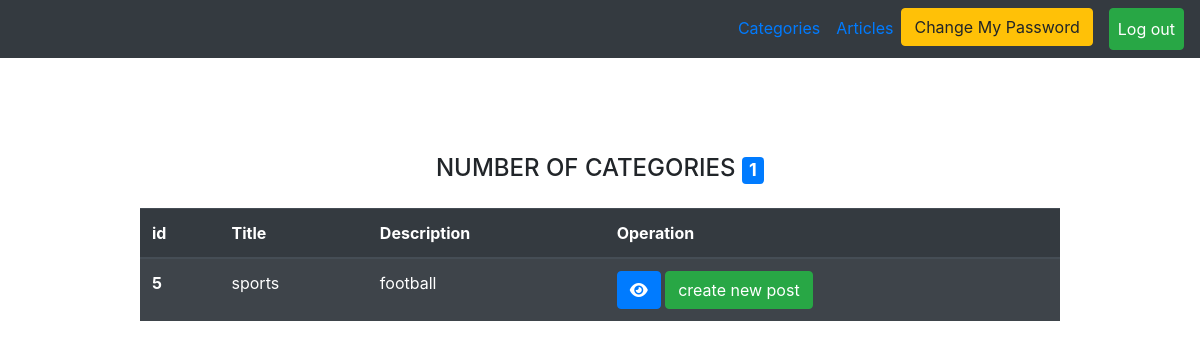
Screenshot of /index.php (signed in) with the database file from the repository.
### tables this page shows
CREATE TABLE `categories` (
  `category_id` int(11) NOT NULL,
  `title` varchar(255) NOT NULL,
  `description` varchar(255) NOT NULL,
  `status` enum('0','1') DEFAULT '1',
  `created_at` timestamp NULL DEFAULT NULL,
  `updated_at` timestamp NULL DEFAULT NULL
);

### index.php (the view, shortened to what this page needs)
<?php
include("users.php");
if (isset($_SESSION['userlogin'])) {
    $page = "All";
    if ($page == "All") {
        $statment = $connect->prepare("select * from categories");
        $statment->execute();
        $usercount = $statment->rowcount();
        $result = $statment->fetchall();
?>
        <div class="container mt-5 ">
            <div class="row">
                <div class="col-md-10 m-auto pt-5">
                    <div>
                        <h4 class="text-center mb-4">NUMBER OF CATEGORIES
                            <span class="badge badge-primary"><?php echo $usercount ?></span>
                        </h4>
                        <table class="table table-striped table-dark ">
                            <thead>
                                <tr>
                                    <th scope="col">id</th>
                                    <th scope="col">Title</th>
                                    <th scope="col">Description</th>
                                    <th scope="col">Operation</th>
                                </tr>
                            </thead>
                            <tbody>
                                <?php
                                foreach ($result as $item) {
                                ?>
                                    <tr>
                                        <th scope="row"><?php echo $item['category_id'] ?></th>
                                        <td><?php echo $item['title'] ?></td>
                                        <td><?php echo $item['description'] ?></td>
                                        <td>
                                            <a href="?page=show&category_id=<?php echo $item['category_id'] ?>" class="btn btn-primary"><i class="fa-solid fa-eye"></i></a>
                                            <a href="?page=create&category_id=<?php echo $item['category_id'] ?>" class=" btn btn-success">create new post</a>
                                        </td>
                                    </tr>
                                <?php
                                }
                                ?>
                            </tbody>
                        </table>
                    </div>
                </div>
            </div>
        </div>
    <?php
    } else if ($page == "show") {
        if (isset($_GET['category_id'])) {
            $category_id = $_GET['category_id'];
        }
        $statment = $connect->prepare("select * from categories where category_id =?");
        $statment->execute(array($category_id));
        $item = $statment->fetch();
    ?>
        <div class="container mt-5 pt-5">
            <div class="row">
                <div class="col-md-10 m-auto">
                    <table class="table table-striped table-dark">
                        <thead>
                            <tr>
                                <th scope="col">id</th>
                                <th scope="col">Title</th>
                                <th scope="col">Description</th>
                                <th scope="col">Created_at</th>
                                <th scope="col">Updated_at</th>
                                <th scope="col">Operation</th>
                            </tr>
                        </thead>
                        <tbody>
                            <tr>
                                <th scope="row"><?php echo $item['category_id'] ?></th>
                                <td><?php echo $item['title'] ?></td>
                                <td><?php echo $item['description'] ?></td>
                                <td><?php echo $item['created_at'] ?></td>
                                <td><?php echo $item['updated_at'] ?></td>
                                <td>
                                    <a href="index.php" class="btn btn-success"><i class="fa-solid fa-house"></i></a>
                            </tr>
                        </tbody>
                    </table>
                </div>
            </div>
        </div>
    <?php
    }  else if ($page == "create") {
        if (isset($_GET['category_id'])) {
            $category_id = $_GET['category_id'];
        }
    ?>
        <div class="container mt-5">
            <div class="row">
                <div class="col-md-10 m-auto">
                    <h4 class="text-center mt-4">CREATE ARTICLE PAGE</h4>
                    <form action="?page=savenew" method="post">
                        <label>TITLE</label>
                        <input type="text" name="title" class="form-control mb-4">
                        <label>CONTENT</label>
                        <input type="text" name="desc" class="form-control mb-4">
                        <input name="category_id" type="hidden" value="<?php echo $category_id ?>">
                        <input type="submit" class="form-control  btn btn-success" value="CREATE NEW POST">
                    </form>
                </div>
            </div>
        </div>
    <?php
    } else if ($page == "savenew") {
        if ($_SERVER['REQUEST_METHOD'] == "POST") {
            $title = $_POST['title'];
            $desc = $_POST['desc'];
            $cateid = $_POST['category_id'];
        }
        try {
            $statment = $connect->prepare("insert into posts
        (title,description,user_id,category_id,created_at)
        values
     (?,?,?,?,now())");
            $statment->execute(array( $title, $desc, $_SESSION['userlogin_id'],$cateid));
            $_SESSION['message'] = "created sucessfully";
            header("Location:posts.php");
        } catch (PDOException $e) {
            echo "<h4 class='text-center alert alert-danger'>Error IN VALUES</h4>";
            header("Refresh:3;url=posts.php?page=create&category_id=$cateid");
        }
    }
} else {
    $_SESSION['message'] = "Please Login First";
    header("Location:login.php");
}
?>

### rows the page displays
categories: category_id "5", title "sports", description "football"

### other values shown
$usercount "1"
